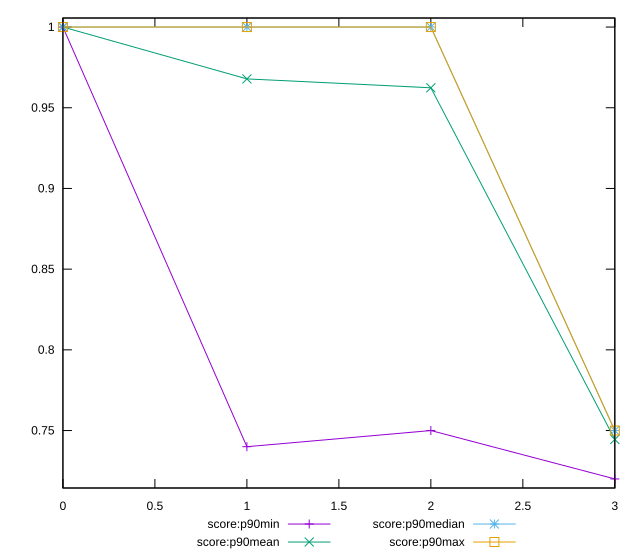

Reproduce this figure in gnuplot.
reset

$scoreP90Min <<EOF
0 1
1 0.74
2 0.75
3 0.72
EOF

$scoreP90Mean <<EOF
0 1
1 0.9678723404255319
2 0.9623655913978495
3 0.7444680851063828
EOF

$scoreP90Median <<EOF
0 1
1 1
2 1
3 0.75
EOF

$scoreP90Max <<EOF
0 1
1 1
2 1
3 0.75
EOF

set key outside below
set xrange [0:3]
set yrange [0.7143999999999999:1.0056]
set trange [0.7143999999999999:1.0056]
set terminal svg size 640, 560 enhanced background rgb 'white'
set output "report/report_00029_2021-02-24T13-36-40.390Z/uses-rel-preconnect/progression/score.svg"

plot $scoreP90Min title "score:p90min" with linespoints, \
     $scoreP90Mean title "score:p90mean" with linespoints, \
     $scoreP90Median title "score:p90median" with linespoints, \
     $scoreP90Max title "score:p90max" with linespoints

reset
